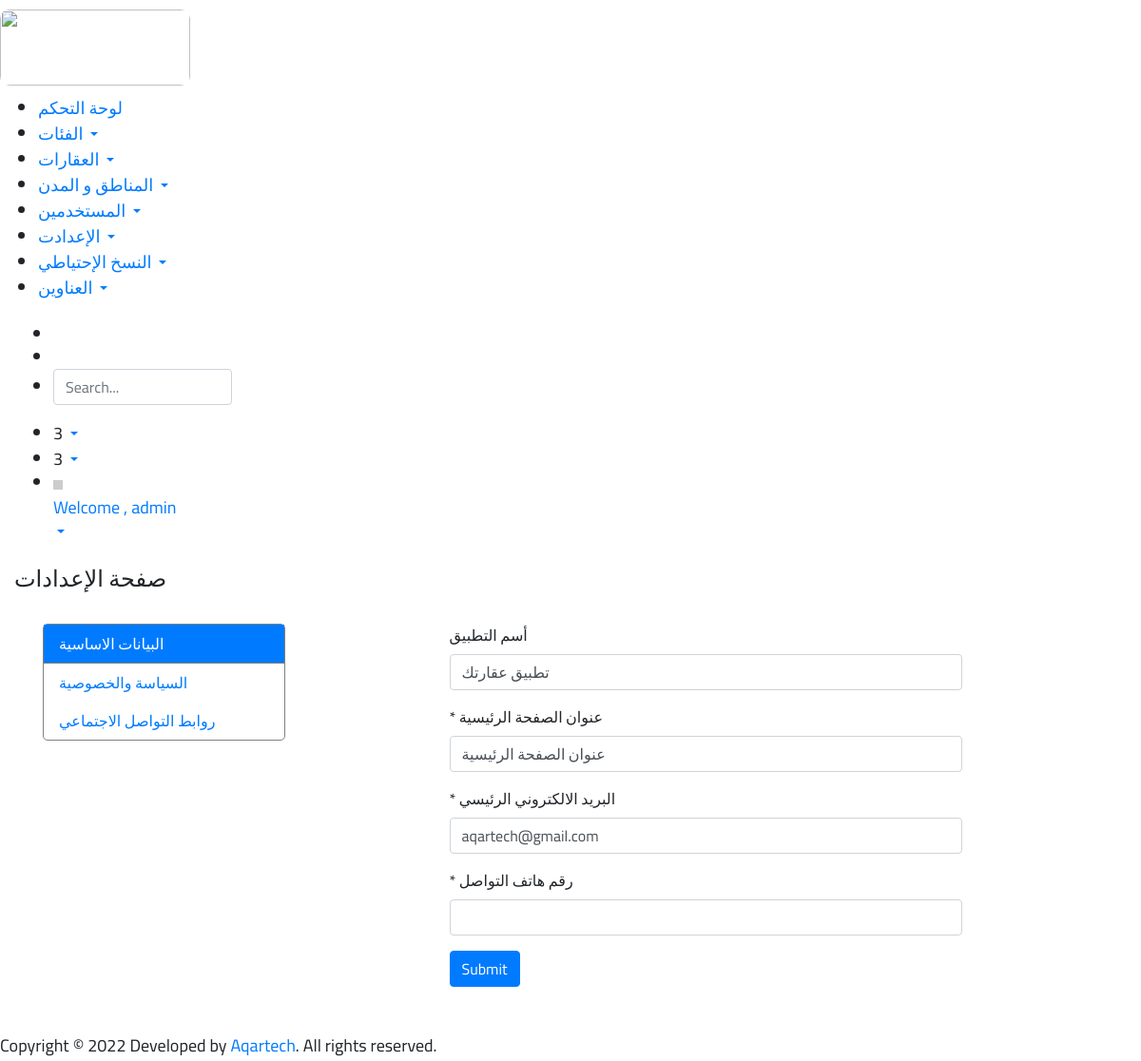
/Dashboard/settings.php (signed in), run on the app's committed database.
### tables this page shows
CREATE TABLE `settings` (
  `id` int(11) NOT NULL,
  `key_val` text NOT NULL,
  `value_ar` text NOT NULL,
  `value_en` text NOT NULL
);

### Dashboard/settings.php (the view, shortened to what this page needs)
<?php
include './../dbcontext/connect.php';
?>
<?php
function get_value($param)
{
  global $con;
  $cmd = "select * from settings where key_val = '$param'";
  $result = mysqli_query($con,$cmd);
  $row = mysqli_fetch_array($result);
  return $row['value_ar'];
}
?>
<!DOCTYPE html>
<html>
<head>
  <link rel="stylesheet" href="https://cdn.jsdelivr.net/npm/bootstrap@4.6.1/dist/css/bootstrap.min.css">
  <link href="assets/css/style.css" rel="stylesheet">
</head>
<body class="app">
  <div>
    <?php include 'components/sidebar.php'; ?>
    <div class="page-container">
      <?php include 'components/header.php';?>
      <main class="main-content bgc-grey-100">
        <div id="mainContent">
          <div class="container-fluid">
            <h4 class="c-grey-900 mT-10 mB-30">صفحة الإعدادات</h4>
            <div class="row">
              <div class="col-md-12">
                <div class="bgc-white bd bdrs-3 p-20 mB-20">
                  <div class="row">
                    <div class="container my-4">
                      <div class="row">
                        <div class="col-md-3 mb-4 ">
                          <ul class="nav md-pills pills-secondary d-flex flex-column"
                            style="border:1px solid grey;border-radius:5px">
                            <li class="nav-item" style="border-bottom:1px solid grey;">
                              <a class="nav-link active" data-toggle="tab" href="#basic_information" role="tab">
                                البيانات الاساسية
                              </a>
                            </li>
                                <li class="nav-item">
                              <a class="nav-link" data-toggle="tab" href="#policy_privacy" role="tab">
                               السياسة والخصوصية
                              </a>
                            </li>
                            <li class="nav-item">
                              <a class="nav-link" data-toggle="tab" href="#footer" role="tab">
                              روابط التواصل الاجتماعي
                              </a>
                            </li>
                          </ul>
                        </div>
                        <div class="col-md-9 mb-4">
                          <div class="tab-content pt-0">
                            <div class="tab-pane fade in show active" id="basic_information" role="tabpanel">
                              <div class="row">
                                <div class="col-md-2"></div>
                                <div class="col-md-8">
                                  <form action="settings/update.php" method="POST" enctype="multipart/form-data">
                                    <div class="form-group">
                                      <label for="exampleInputEmail1">
                                       أسم التطبيق
                                      </label>
                                      <input name="app_name" type="text" class="form-control" id="exampleInputEmail1"
                                        aria-describedby="emailHelp" value="<?php echo get_value('app_name')?>">
                                    </div>
                                    <div class="form-group">
                                      <label for="exampleInputEmail1">
                                      * عنوان الصفحة الرئيسية
                                      </label>
                                      <input name="home_page_title" type="text" class="form-control"
                                        id="exampleInputEmail1" aria-describedby="emailHelp"
                                        value="<?php echo get_value('home_page_title')?>">
                                    </div>
                                    <div class="form-group">
                                      <label for="exampleInputEmail1">
                                      * البريد الالكتروني الرئيسي
                                      </label>
                                      <input name="email" type="text" class="form-control" id="exampleInputEmail1"
                                        aria-describedby="emailHelp" value="<?php echo get_value('primary_email')?>">
                                    </div>
                                     <div class="form-group">
                                      <label for="exampleInputEmail1">
                                      * رقم هاتف التواصل
                                      </label>
                                      <input name="phone" type="number" class="form-control" id="exampleInputEmail1"
                                        aria-describedby="emailHelp" value="<?php echo get_value('primary_phone')?>">
                                    </div>
                                    <button class="btn btn-primary" type="submit">
                                      Submit
                                    </button>
                                  </form>
                                </div>
                              </div>
                            </div>
                          </div>
                        </div>
                      </div>
                    </div>
                  </div>
                </div>
              </div>
            </div>
          </div>
        </div>
      </main>
      <?php
     include 'components/footer.php';
     ?>
    </div>
  </div>
  <link rel="stylesheet" href="https://cdn.jsdelivr.net/npm/bootstrap@4.6.1/dist/css/bootstrap.min.css">
</body>
</html>

### Dashboard/assets/css/style.css (style rules this page uses)
* { font-family: 'Cairo', sans-serif ; }

### Dashboard/settings.php (style rules this page uses)
.nav-item .active { background-color: #007bff; color: #FFF; }

### data on the page
settings: app_name "تطبيق عقارتك"
settings: home_page_title "عنوان الصفحة الرئيسية"
settings: email "aqartech@gmail.com"

### other printed values
$_SESSION['admin_name'] "admin"
